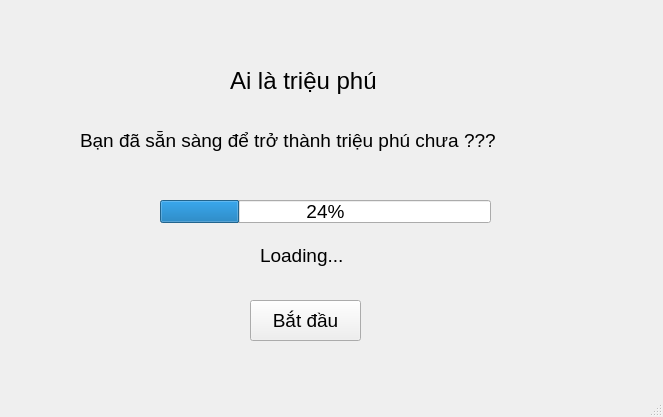
<?xml version="1.0" encoding="UTF-8"?>
<ui version="4.0">
 <class>MainWindow</class>
 <widget class="QMainWindow" name="MainWindow">
  <property name="geometry">
   <rect>
    <x>0</x>
    <y>0</y>
    <width>663</width>
    <height>417</height>
   </rect>
  </property>
  <property name="windowTitle">
   <string>MainWindow</string>
  </property>
  <widget class="QWidget" name="centralwidget">
   <widget class="QLabel" name="label">
    <property name="geometry">
     <rect>
      <x>230</x>
      <y>50</y>
      <width>201</width>
      <height>61</height>
     </rect>
    </property>
    <property name="font">
     <font>
      <family>MS Shell Dlg 2</family>
      <pointsize>18</pointsize>
     </font>
    </property>
    <property name="text">
     <string>Ai là triệu phú</string>
    </property>
   </widget>
   <widget class="QLabel" name="label_2">
    <property name="geometry">
     <rect>
      <x>80</x>
      <y>110</y>
      <width>511</width>
      <height>61</height>
     </rect>
    </property>
    <property name="font">
     <font>
      <family>MS Shell Dlg 2</family>
      <pointsize>14</pointsize>
     </font>
    </property>
    <property name="text">
     <string>Bạn đã sẵn sàng để trở thành triệu phú chưa ???</string>
    </property>
   </widget>
   <widget class="QProgressBar" name="progressBar">
    <property name="geometry">
     <rect>
      <x>160</x>
      <y>200</y>
      <width>331</width>
      <height>23</height>
     </rect>
    </property>
    <property name="font">
     <font>
      <family>MS Shell Dlg 2</family>
      <pointsize>14</pointsize>
     </font>
    </property>
    <property name="toolTipDuration">
     <number>-1</number>
    </property>
    <property name="value">
     <number>24</number>
    </property>
   </widget>
   <widget class="QLabel" name="lbl_loading">
    <property name="geometry">
     <rect>
      <x>260</x>
      <y>240</y>
      <width>111</width>
      <height>31</height>
     </rect>
    </property>
    <property name="font">
     <font>
      <family>MS Shell Dlg 2</family>
      <pointsize>14</pointsize>
     </font>
    </property>
    <property name="text">
     <string>Loading...</string>
    </property>
   </widget>
   <widget class="QPushButton" name="pb_start">
    <property name="geometry">
     <rect>
      <x>250</x>
      <y>300</y>
      <width>111</width>
      <height>41</height>
     </rect>
    </property>
    <property name="font">
     <font>
      <family>MS Shell Dlg 2</family>
      <pointsize>14</pointsize>
     </font>
    </property>
    <property name="text">
     <string>Bắt đầu</string>
    </property>
   </widget>
  </widget>
  <widget class="QMenuBar" name="menubar">
   <property name="geometry">
    <rect>
     <x>0</x>
     <y>0</y>
     <width>663</width>
     <height>26</height>
    </rect>
   </property>
  </widget>
  <widget class="QStatusBar" name="statusbar"/>
 </widget>
 <resources/>
 <connections/>
</ui>
